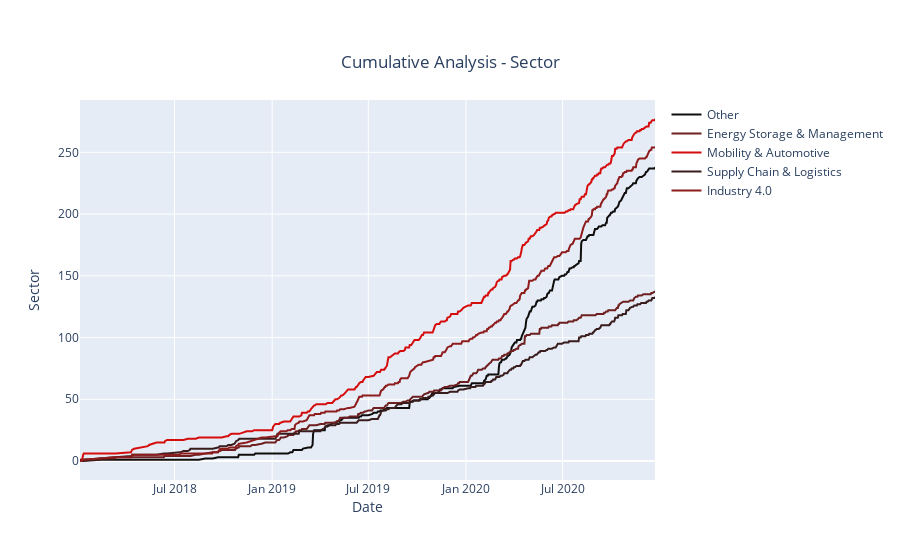

The notebook cell this image was saved under:
### Code cell
size_date_cumulative_creator('Sector', pipeline)

### Figure 1 — Plotly figure (JSON) as saved in the notebook; plotly's stock layout.template omitted (floating-point values rounded to 4 significant figures; data arrays with more than 128 entries replaced by an {"elided": "..."} marker saying what was removed)
{"data": [{"marker": {"color": "#100d0d"}, "name": "Other", "type": "scatter", "x": {"elided": "423 str values"}, "y": {"elided": "423 int values"}}, {"marker": {"color": "#6e1f1f"}, "name": "Energy Storage & Management", "type": "scatter", "x": {"elided": "423 str values"}, "y": {"elided": "423 int values"}}, {"marker": {"color": "#d60d0d"}, "name": "Mobility & Automotive", "type": "scatter", "x": {"elided": "423 str values"}, "y": {"elided": "423 int values"}}, {"marker": {"color": "#391c1c"}, "name": "Supply Chain & Logistics", "type": "scatter", "x": {"elided": "423 str values"}, "y": {"elided": "423 int values"}}, {"marker": {"color": "#8e1c1c"}, "name": "Industry 4.0", "type": "scatter", "x": {"elided": "423 str values"}, "y": {"elided": "423 int values"}}], "layout": {"title": {"text": "Cumulative Analysis - Sector", "x": 0.5, "y": 0.9}, "xaxis": {"title": {"standoff": 0.6, "text": "Date"}}, "yaxis": {"title": {"text": "Sector"}}}}
